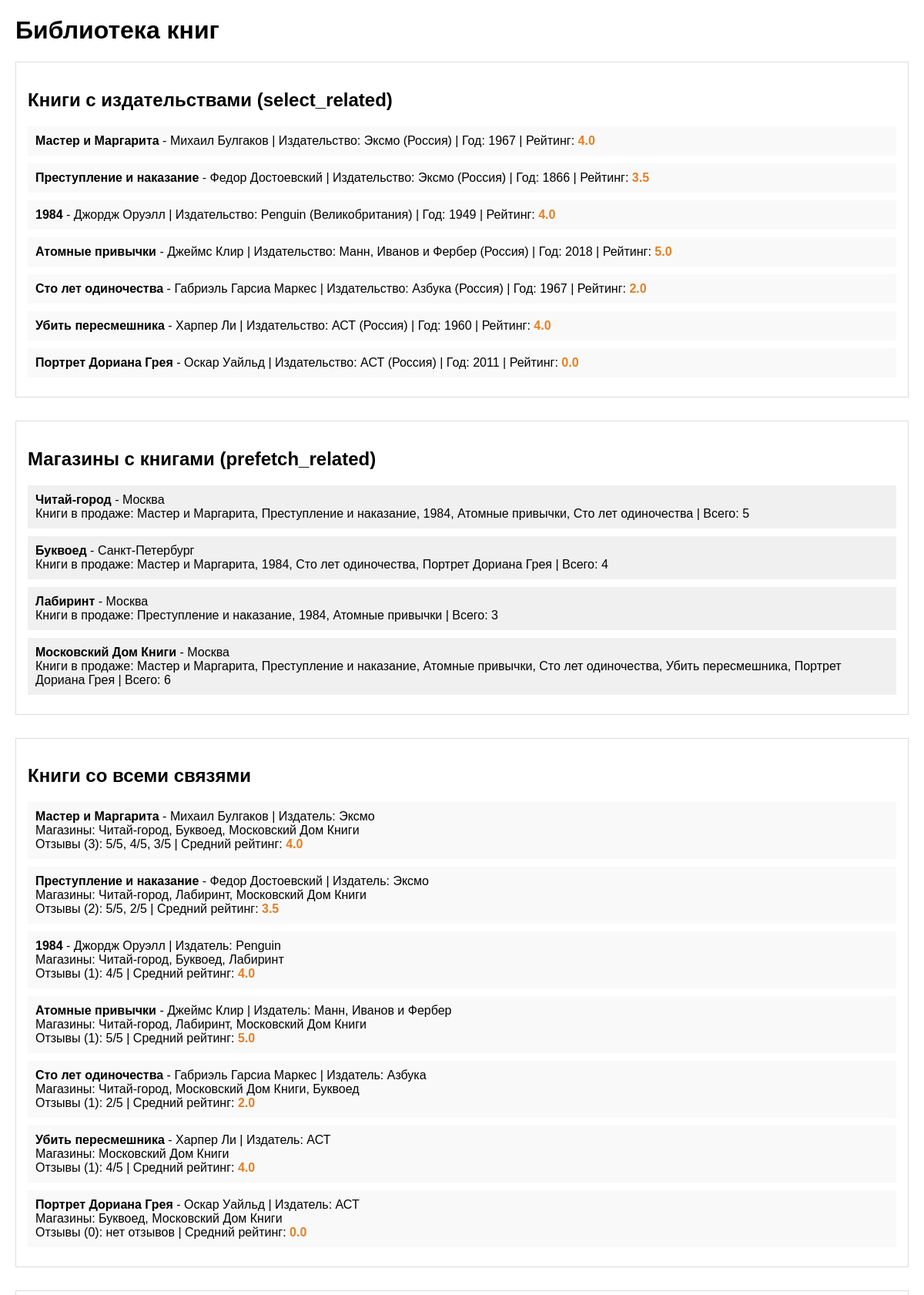
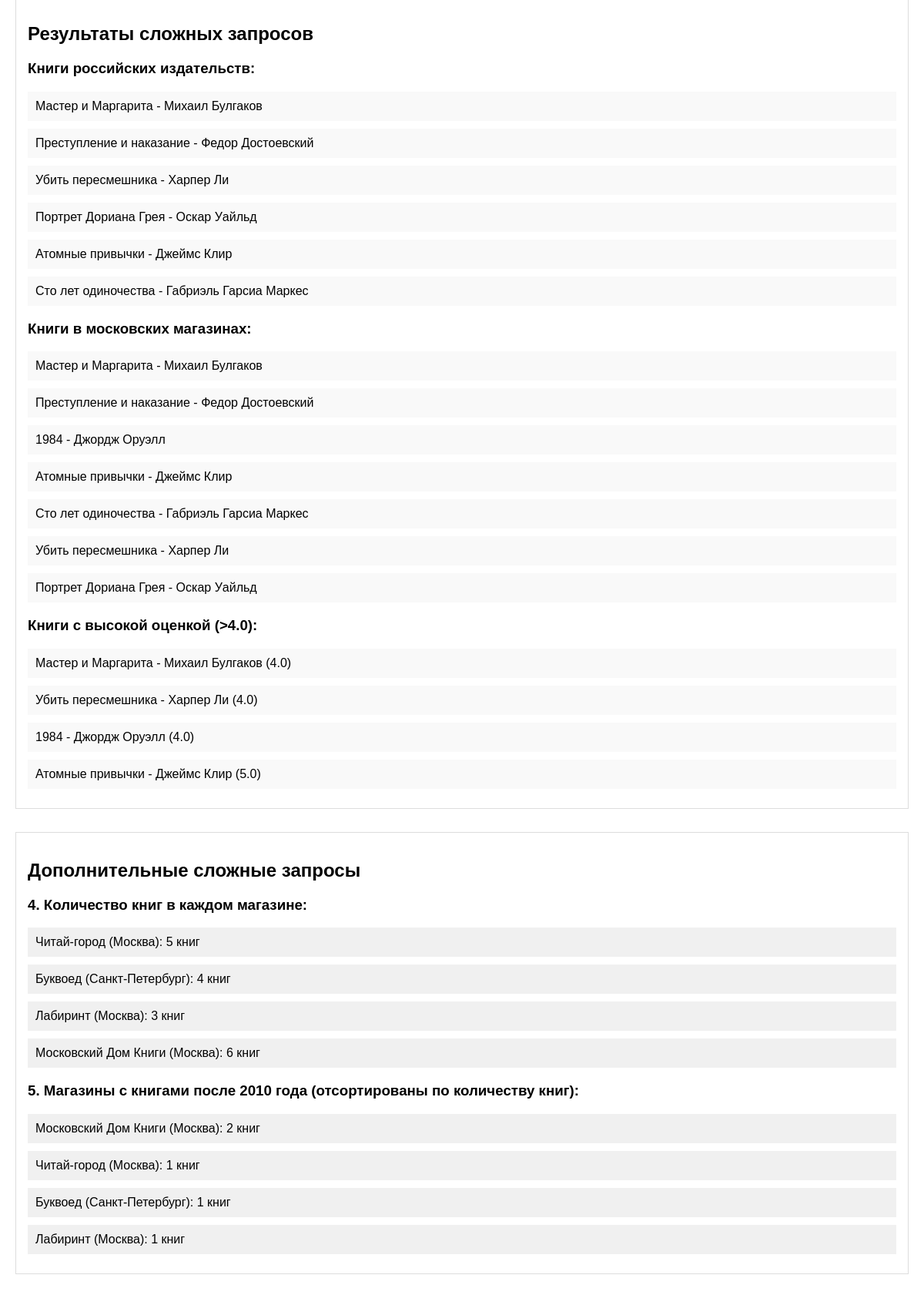
The page / on the database its author committed (2 pictures, top to bottom).
### books/models.py (models this page shows, shortened)
class Book(models.Model):
    title = models.CharField(max_length=100, verbose_name="Название")
    author = models.CharField(max_length=100, verbose_name="Автор")
    published_date = models.DateField(verbose_name="Дата публикации")
    isbn = models.CharField(max_length=13, unique=True, verbose_name="ISBN")
    publisher = models.ForeignKey(
        Publisher,
        on_delete=models.SET_NULL,
        null=True,
        blank=True,
        related_name='books',
        verbose_name="Издательство"
    )
    def average_rating(self):
        reviews = self.reviews.all()
        if reviews:
            return sum(review.rating for review in reviews) / len(reviews)
        return 0
    class Meta:
        verbose_name = "Книга"
        verbose_name_plural = "Книги"

class Publisher(models.Model):
    name = models.CharField(max_length=100, verbose_name="Название издательства")
    country = models.CharField(max_length=50, verbose_name="Страна")
    class Meta:
        verbose_name = "Издательство"
        verbose_name_plural = "Издательства"

class Review(models.Model):
    book = models.ForeignKey('Book', on_delete=models.CASCADE, related_name='reviews', verbose_name="Книга")
    rating = models.IntegerField(
        validators=[MinValueValidator(1), MaxValueValidator(5)],
        verbose_name="Оценка"
    )
    comment = models.TextField(verbose_name="Комментарий")
    created_at = models.DateTimeField(auto_now_add=True, verbose_name="Дата создания")
    class Meta:
        verbose_name = "Отзыв"
        verbose_name_plural = "Отзывы"

class Store(models.Model):
    name = models.CharField(max_length=100, verbose_name="Название магазина")
    city = models.CharField(max_length=50, verbose_name="Город")
    books = models.ManyToManyField('Book', related_name='stores', verbose_name="Книги")
    class Meta:
        verbose_name = "Магазин"
        verbose_name_plural = "Магазины"

### books/views.py (the view)
# urls.py: path('', views.optimized_queries_example, name='index'),
def optimized_queries_example(request):
    books_with_publishers = Book.objects.select_related('publisher').all()
    stores_with_books = Store.objects.prefetch_related('books').all()
    books_with_all_relations = Book.objects.select_related('publisher').prefetch_related(
        'reviews', 'stores'
    ).all()
    russian_books = Book.objects.filter(publisher__country='Россия')
    moscow_books = Book.objects.filter(stores__city='Москва').distinct()
    high_rated_books = Book.objects.annotate(
        avg_rating=Avg('reviews__rating')
    ).filter(avg_rating__gte=4.0)
    stores_book_counts = Store.objects.annotate(books_count=Count('books'))
    stores_with_recent_books = Store.objects.filter(
        books__published_date__year__gte=2010
    ).annotate(
        books_count=Count('books')
    ).order_by('-books_count')
    context = {
        'books_with_publishers': books_with_publishers,
        'stores_with_books': stores_with_books,
        'books_with_all_relations': books_with_all_relations,
        'russian_books': russian_books,
        'moscow_books': moscow_books,
        'high_rated_books': high_rated_books,
        'stores_book_counts': stores_book_counts,
        'stores_with_recent_books': stores_with_recent_books,
    }
    return render(request, 'index.html', context)

### templates/index.html (shortened to what this page needs)
<!DOCTYPE html>
<html>
<head>
</head>
<body>
    <h1>Библиотека книг</h1>
    <div class="section">
        <h2>Книги с издательствами (select_related)</h2>
        {% for book in books_with_publishers %}
        <div class="book">
            <strong>{{ book.title }}</strong> - {{ book.author }}
            {% if book.publisher %}
                | Издательство: {{ book.publisher.name }} ({{ book.publisher.country }})
            {% else %}
                | Издательство: Не указано
            {% endif %}
            | Год: {{ book.published_date.year }}
            | Рейтинг: <span class="rating">{{ book.average_rating|floatformat:1 }}</span>
        </div>
        {% endfor %}
    </div>
    <div class="section">
        <h2>Магазины с книгами (prefetch_related)</h2>
        {% for store in stores_with_books %}
        <div class="store">
            <strong>{{ store.name }}</strong> - {{ store.city }}
            <br>Книги в продаже:
            {% for book in store.books.all %}
                {{ book.title }}{% if not forloop.last %}, {% endif %}
            {% empty %}
                нет книг
            {% endfor %}
            | Всего: {{ store.books.count }}
        </div>
        {% endfor %}
    </div>
    <div class="section">
        <h2>Книги со всеми связями</h2>
        {% for book in books_with_all_relations %}
        <div class="book">
            <strong>{{ book.title }}</strong> - {{ book.author }}
            {% if book.publisher %}
                | Издатель: {{ book.publisher.name }}
            {% endif %}
            <br>Магазины:
            {% for store in book.stores.all %}
                {{ store.name }}{% if not forloop.last %}, {% endif %}
            {% empty %}
                нет в продаже
            {% endfor %}
            <br>Отзывы ({{ book.reviews.count }}):
            {% for review in book.reviews.all %}
                {{ review.rating }}/5{% if not forloop.last %}, {% endif %}
            {% empty %}
                нет отзывов
            {% endfor %}
            | Средний рейтинг: <span class="rating">{{ book.average_rating|floatformat:1 }}</span>
        </div>
        {% endfor %}
    </div>
    <div class="section">
        <h2>Результаты сложных запросов</h2>
        <h3>Книги российских издательств:</h3>
        {% for book in russian_books %}
        <div class="book">{{ book.title }} - {{ book.author }}</div>
        {% endfor %}
        <h3>Книги в московских магазинах:</h3>
        {% for book in moscow_books %}
        <div class="book">{{ book.title }} - {{ book.author }}</div>
        {% endfor %}
        <h3>Книги с высокой оценкой (>4.0):</h3>
        {% for book in high_rated_books %}
        <div class="book">{{ book.title }} - {{ book.author }} ({{ book.avg_rating|floatformat:1 }})</div>
        {% endfor %}
    </div>
    <div class="section">
        <h2>Дополнительные сложные запросы</h2>
        <h3>4. Количество книг в каждом магазине:</h3>
        {% for store in stores_book_counts %}
        <div class="store">{{ store.name }} ({{ store.city }}): {{ store.books_count }} книг</div>
        {% endfor %}
        <h3>5. Магазины с книгами после 2010 года (отсортированы по количеству книг):</h3>
        {% for store in stores_with_recent_books %}
        <div class="store">{{ store.name }} ({{ store.city }}): {{ store.books_count }} книг</div>
        {% empty %}
        <div class="store">Нет магазинов с книгами после 2010 года</div>
        {% endfor %}
    </div>
</body>
</html>

### templates/index.html (style rules this page uses)
body { font-family: Arial, sans-serif; margin: 20px; }
.section { margin-bottom: 30px; padding: 15px; border: 1px solid #ddd; }
.book { margin: 10px 0; padding: 10px; background: #f9f9f9; }
.store { margin: 10px 0; padding: 10px; background: #f0f0f0; }
.rating { color: #e67e22; font-weight: bold; }

### rows shown on the page
Book: title "Мастер и Маргарита", author "Михаил Булгаков", publisher.name "Эксмо", publisher.country "Россия", published_date.year "1967", average_rating "4.0", reviews.count "3", avg_rating "4.0"
Book: title "Преступление и наказание", author "Федор Достоевский", publisher.name "Эксмо", publisher.country "Россия", published_date.year "1866", average_rating "3.5", reviews.count "2"
Book: title "1984", author "Джордж Оруэлл", publisher.name "Penguin", publisher.country "Великобритания", published_date.year "1949", average_rating "4.0", reviews.count "1", avg_rating "4.0"
Book: title "Атомные привычки", author "Джеймс Клир", publisher.name "Манн, Иванов и Фербер", publisher.country "Россия", published_date.year "2018", average_rating "5.0", reviews.count "1", avg_rating "5.0"
Book: title "Сто лет одиночества", author "Габриэль Гарсиа Маркес", publisher.name "Азбука", publisher.country "Россия", published_date.year "1967", average_rating "2.0", reviews.count "1"
Book: title "Убить пересмешника", author "Харпер Ли", publisher.name "АСТ", publisher.country "Россия", published_date.year "1960", average_rating "4.0", reviews.count "1", avg_rating "4.0"
Book: title "Портрет Дориана Грея", author "Оскар Уайльд", publisher.name "АСТ", publisher.country "Россия", published_date.year "2011", average_rating "0.0", reviews.count "0"
Store: name "Читай-город", city "Москва", books.count "5", books_count "5", books_count "1"
Store: name "Буквоед", city "Санкт-Петербург", books.count "4", books_count "4", books_count "1"
Store: name "Лабиринт", city "Москва", books.count "3", books_count "3", books_count "1"
Store: name "Московский Дом Книги", city "Москва", books.count "6", books_count "6", books_count "2"
Review: rating "5"
Review: rating "4"
Review: rating "3"
Review: rating "5"
Review: rating "2"
Review: rating "4"
Review: rating "5"
Review: rating "2"
Review: rating "4"
